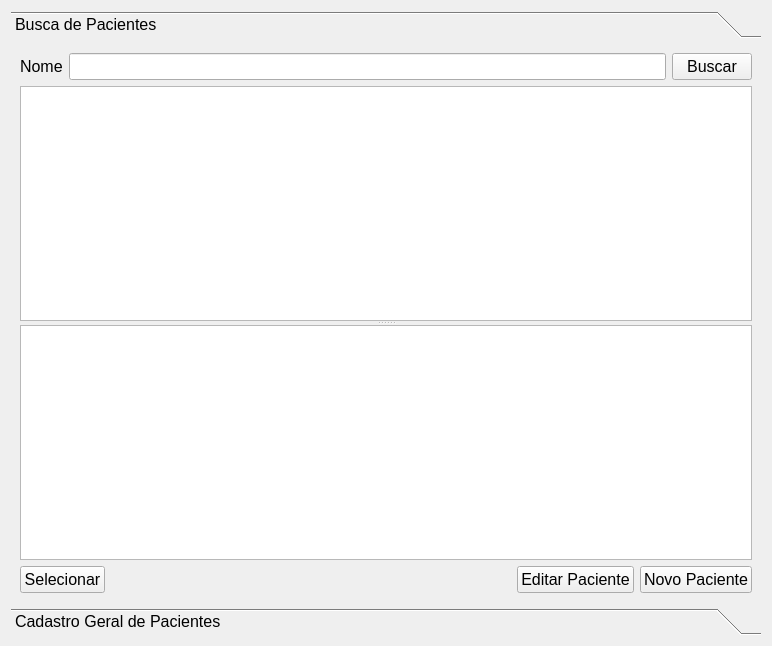
<?xml version="1.0" encoding="UTF-8"?>
<ui version="4.0">
 <class>Patient</class>
 <widget class="QWidget" name="Patient">
  <property name="geometry">
   <rect>
    <x>0</x>
    <y>0</y>
    <width>772</width>
    <height>646</height>
   </rect>
  </property>
  <property name="font">
   <font>
    <pointsize>12</pointsize>
   </font>
  </property>
  <property name="windowTitle">
   <string>Form</string>
  </property>
  <layout class="QGridLayout" name="gridLayout">
   <item row="0" column="0">
    <widget class="QToolBox" name="toolBox">
     <property name="frameShape">
      <enum>QFrame::NoFrame</enum>
     </property>
     <property name="frameShadow">
      <enum>QFrame::Plain</enum>
     </property>
     <property name="currentIndex">
      <number>0</number>
     </property>
     <widget class="QWidget" name="Page1">
      <property name="geometry">
       <rect>
        <x>0</x>
        <y>0</y>
        <width>754</width>
        <height>562</height>
       </rect>
      </property>
      <attribute name="label">
       <string>Busca de Pacientes</string>
      </attribute>
      <layout class="QGridLayout" name="gridLayout_3">
       <item row="0" column="0">
        <layout class="QHBoxLayout" name="horizontalLayout_4">
         <item>
          <widget class="QLabel" name="lb_nomeP">
           <property name="text">
            <string>Nome</string>
           </property>
          </widget>
         </item>
         <item>
          <widget class="QLineEdit" name="le_filtro_paciente"/>
         </item>
         <item>
          <widget class="QPushButton" name="pb_paciente">
           <property name="text">
            <string>Buscar</string>
           </property>
          </widget>
         </item>
        </layout>
       </item>
       <item row="1" column="0">
        <widget class="QSplitter" name="splitter">
         <property name="orientation">
          <enum>Qt::Vertical</enum>
         </property>
         <widget class="QListView" name="lv_pacientesFiltrados"/>
         <widget class="QTableView" name="tv_selectedPatient"/>
        </widget>
       </item>
       <item row="2" column="0">
        <layout class="QHBoxLayout" name="horizontalLayout_5">
         <item>
          <widget class="QPushButton" name="pb_selPatient">
           <property name="text">
            <string>Selecionar</string>
           </property>
          </widget>
         </item>
         <item>
          <spacer name="horizontalSpacer">
           <property name="orientation">
            <enum>Qt::Horizontal</enum>
           </property>
           <property name="sizeHint" stdset="0">
            <size>
             <width>40</width>
             <height>20</height>
            </size>
           </property>
          </spacer>
         </item>
         <item>
          <widget class="QPushButton" name="pb_EditPatient">
           <property name="text">
            <string>Editar Paciente</string>
           </property>
          </widget>
         </item>
         <item>
          <widget class="QPushButton" name="pb_NewPatient">
           <property name="text">
            <string>Novo Paciente</string>
           </property>
          </widget>
         </item>
        </layout>
       </item>
      </layout>
     </widget>
     <widget class="QWidget" name="page_2">
      <property name="geometry">
       <rect>
        <x>0</x>
        <y>0</y>
        <width>754</width>
        <height>562</height>
       </rect>
      </property>
      <attribute name="label">
       <string>Cadastro Geral de Pacientes</string>
      </attribute>
      <layout class="QGridLayout" name="gridLayout_2">
       <item row="0" column="0" colspan="3">
        <layout class="QHBoxLayout" name="horizontalLayout">
         <item>
          <widget class="QLabel" name="label_nomeP_10">
           <property name="font">
            <font>
             <pointsize>12</pointsize>
            </font>
           </property>
           <property name="text">
            <string>Nome:</string>
           </property>
           <property name="buddy">
            <cstring>lineEdit_nomeP_4</cstring>
           </property>
          </widget>
         </item>
         <item>
          <widget class="QLineEdit" name="lineEdit_nomeP_9"/>
         </item>
         <item>
          <widget class="QLabel" name="label_prontP_11">
           <property name="font">
            <font>
             <pointsize>12</pointsize>
            </font>
           </property>
           <property name="text">
            <string>Prontuário</string>
           </property>
           <property name="buddy">
            <cstring>lineEdit_prontP_7</cstring>
           </property>
          </widget>
         </item>
         <item>
          <widget class="QLineEdit" name="lineEdit_prontP_12">
           <property name="enabled">
            <bool>false</bool>
           </property>
           <property name="sizePolicy">
            <sizepolicy hsizetype="Minimum" vsizetype="Minimum">
             <horstretch>0</horstretch>
             <verstretch>0</verstretch>
            </sizepolicy>
           </property>
          </widget>
         </item>
        </layout>
       </item>
       <item row="1" column="0">
        <layout class="QVBoxLayout" name="verticalLayout_2">
         <item>
          <layout class="QHBoxLayout" name="horizontalLayout_93">
           <item>
            <widget class="QLabel" name="label_profissP_3">
             <property name="font">
              <font>
               <pointsize>12</pointsize>
              </font>
             </property>
             <property name="text">
              <string>Profissão:</string>
             </property>
             <property name="buddy">
              <cstring>lineEdit_profissP</cstring>
             </property>
            </widget>
           </item>
           <item>
            <widget class="QLineEdit" name="lineEdit_profissP_3"/>
           </item>
          </layout>
         </item>
         <item>
          <layout class="QHBoxLayout" name="horizontalLayout_70">
           <item>
            <widget class="QLabel" name="label_rgP_3">
             <property name="font">
              <font>
               <pointsize>12</pointsize>
              </font>
             </property>
             <property name="text">
              <string>RG:</string>
             </property>
             <property name="buddy">
              <cstring>lineEdit_rgP</cstring>
             </property>
            </widget>
           </item>
           <item>
            <widget class="QLineEdit" name="lineEdit_rgP_3"/>
           </item>
          </layout>
         </item>
        </layout>
       </item>
       <item row="1" column="1" colspan="2">
        <layout class="QVBoxLayout" name="verticalLayout">
         <item>
          <layout class="QHBoxLayout" name="horizontalLayout_95">
           <item>
            <widget class="QLabel" name="label_procedP_3">
             <property name="font">
              <font>
               <pointsize>12</pointsize>
              </font>
             </property>
             <property name="text">
              <string>Procedência:</string>
             </property>
             <property name="buddy">
              <cstring>lineEdit_procedP</cstring>
             </property>
            </widget>
           </item>
           <item>
            <widget class="QLineEdit" name="lineEdit_procedP_3"/>
           </item>
          </layout>
         </item>
         <item>
          <layout class="QHBoxLayout" name="horizontalLayout_71">
           <item>
            <widget class="QLabel" name="label_provP_3">
             <property name="font">
              <font>
               <pointsize>12</pointsize>
              </font>
             </property>
             <property name="text">
              <string>Proveniência:</string>
             </property>
             <property name="buddy">
              <cstring>lineEdit_provP</cstring>
             </property>
            </widget>
           </item>
           <item>
            <widget class="QLineEdit" name="lineEdit_provP_3"/>
           </item>
          </layout>
         </item>
        </layout>
       </item>
       <item row="2" column="0" colspan="3">
        <layout class="QHBoxLayout" name="horizontalLayout_2">
         <item>
          <layout class="QHBoxLayout" name="horizontalLayout_78">
           <item>
            <widget class="QLabel" name="label_sexoP_3">
             <property name="font">
              <font>
               <pointsize>12</pointsize>
              </font>
             </property>
             <property name="text">
              <string>Sexo:</string>
             </property>
             <property name="buddy">
              <cstring>comboBox_sexoP</cstring>
             </property>
            </widget>
           </item>
           <item>
            <widget class="QComboBox" name="comboBox_sexoP_3">
             <property name="currentIndex">
              <number>-1</number>
             </property>
             <item>
              <property name="text">
               <string>Masculino</string>
              </property>
             </item>
             <item>
              <property name="text">
               <string>Feminino</string>
              </property>
             </item>
            </widget>
           </item>
           <item>
            <widget class="QLabel" name="label_tpSangP_3">
             <property name="font">
              <font>
               <pointsize>12</pointsize>
              </font>
             </property>
             <property name="text">
              <string> Tipo Sang.:</string>
             </property>
             <property name="buddy">
              <cstring>comboBox_tpSangP</cstring>
             </property>
            </widget>
           </item>
           <item>
            <widget class="QComboBox" name="comboBox_tpSangP_3">
             <property name="currentIndex">
              <number>-1</number>
             </property>
             <item>
              <property name="text">
               <string>O-</string>
              </property>
             </item>
             <item>
              <property name="text">
               <string>O+</string>
              </property>
             </item>
             <item>
              <property name="text">
               <string>A-</string>
              </property>
             </item>
             <item>
              <property name="text">
               <string>A+</string>
              </property>
             </item>
             <item>
              <property name="text">
               <string>B-</string>
              </property>
             </item>
             <item>
              <property name="text">
               <string>B+</string>
              </property>
             </item>
             <item>
              <property name="text">
               <string>AB-</string>
              </property>
             </item>
             <item>
              <property name="text">
               <string>AB+</string>
              </property>
             </item>
            </widget>
           </item>
          </layout>
         </item>
         <item>
          <layout class="QHBoxLayout" name="horizontalLayout_69">
           <item>
            <widget class="QLabel" name="label_dataNP_7">
             <property name="font">
              <font>
               <pointsize>12</pointsize>
              </font>
             </property>
             <property name="text">
              <string>Data de Nascimento:</string>
             </property>
             <property name="buddy">
              <cstring>lineEdit_dataNP_2</cstring>
             </property>
            </widget>
           </item>
           <item>
            <widget class="QLineEdit" name="lineEdit_dataNP_7">
             <property name="echoMode">
              <enum>QLineEdit::Normal</enum>
             </property>
            </widget>
           </item>
          </layout>
         </item>
         <item>
          <layout class="QHBoxLayout" name="horizontalLayout_72">
           <item>
            <widget class="QLabel" name="label_IdadeP_7">
             <property name="font">
              <font>
               <pointsize>12</pointsize>
              </font>
             </property>
             <property name="text">
              <string>Idade:</string>
             </property>
             <property name="buddy">
              <cstring>lineEdit_idadeP_2</cstring>
             </property>
            </widget>
           </item>
           <item>
            <widget class="QLineEdit" name="lineEdit_idadeP_7">
             <property name="enabled">
              <bool>false</bool>
             </property>
             <property name="readOnly">
              <bool>true</bool>
             </property>
            </widget>
           </item>
          </layout>
         </item>
        </layout>
       </item>
       <item row="3" column="0" colspan="3">
        <layout class="QHBoxLayout" name="horizontalLayout_3">
         <item>
          <layout class="QHBoxLayout" name="horizontalLayout_73">
           <item>
            <widget class="QLabel" name="label_racaP_3">
             <property name="font">
              <font>
               <pointsize>12</pointsize>
              </font>
             </property>
             <property name="text">
              <string> Raça: </string>
             </property>
             <property name="buddy">
              <cstring>lineEdit_racaP_2</cstring>
             </property>
            </widget>
           </item>
           <item>
            <widget class="QLineEdit" name="lineEdit_racaP_3">
             <property name="echoMode">
              <enum>QLineEdit::Normal</enum>
             </property>
            </widget>
           </item>
          </layout>
         </item>
         <item>
          <layout class="QHBoxLayout" name="horizontalLayout_97">
           <item>
            <widget class="QLabel" name="label_religiaoP_3">
             <property name="font">
              <font>
               <pointsize>12</pointsize>
              </font>
             </property>
             <property name="text">
              <string>Crença/Religião:</string>
             </property>
             <property name="buddy">
              <cstring>lineEdit_religiaoP</cstring>
             </property>
            </widget>
           </item>
           <item>
            <widget class="QLineEdit" name="lineEdit_religiaoP_3"/>
           </item>
          </layout>
         </item>
         <item>
          <layout class="QHBoxLayout" name="horizontalLayout_94">
           <item>
            <widget class="QLabel" name="label_estadoCivilP_3">
             <property name="font">
              <font>
               <pointsize>12</pointsize>
              </font>
             </property>
             <property name="text">
              <string>Estado civil:</string>
             </property>
             <property name="buddy">
              <cstring>comboBox_estadoCivP</cstring>
             </property>
            </widget>
           </item>
           <item>
            <widget class="QComboBox" name="comboBox_estadoCivP_3">
             <property name="sizePolicy">
              <sizepolicy hsizetype="Expanding" vsizetype="Fixed">
               <horstretch>0</horstretch>
               <verstretch>0</verstretch>
              </sizepolicy>
             </property>
            </widget>
           </item>
          </layout>
         </item>
        </layout>
       </item>
       <item row="4" column="0" colspan="3">
        <layout class="QHBoxLayout" name="horizontalLayout_98">
         <item>
          <widget class="QLabel" name="label_EndeP_3">
           <property name="font">
            <font>
             <pointsize>12</pointsize>
            </font>
           </property>
           <property name="text">
            <string>Endereço:</string>
           </property>
           <property name="buddy">
            <cstring>lineEdit_enderecoP</cstring>
           </property>
          </widget>
         </item>
         <item>
          <widget class="QLineEdit" name="lineEdit_enderecoP_3"/>
         </item>
        </layout>
       </item>
       <item row="5" column="0" colspan="3">
        <layout class="QHBoxLayout" name="horizontalLayout_99">
         <item>
          <widget class="QLabel" name="label_telP_3">
           <property name="font">
            <font>
             <pointsize>12</pointsize>
            </font>
           </property>
           <property name="text">
            <string>Telefones:</string>
           </property>
           <property name="buddy">
            <cstring>lineEdit_telRP_2</cstring>
           </property>
          </widget>
         </item>
         <item>
          <widget class="QLineEdit" name="lineEdit_telRP_3">
           <property name="toolTip">
            <string>Residencial</string>
           </property>
           <property name="whatsThis">
            <string/>
           </property>
           <property name="inputMethodHints">
            <set>Qt::ImhFormattedNumbersOnly</set>
           </property>
           <property name="inputMask">
            <string/>
           </property>
           <property name="text">
            <string/>
           </property>
           <property name="placeholderText">
            <string>Residencial</string>
           </property>
          </widget>
         </item>
         <item>
          <widget class="QLineEdit" name="lineEdit_telRCP_3">
           <property name="toolTip">
            <string>Comercial</string>
           </property>
           <property name="text">
            <string/>
           </property>
           <property name="placeholderText">
            <string>Comercial</string>
           </property>
          </widget>
         </item>
         <item>
          <widget class="QLineEdit" name="lineEdit_telRCellP_3">
           <property name="toolTip">
            <string>Celular</string>
           </property>
           <property name="text">
            <string/>
           </property>
           <property name="placeholderText">
            <string>Celular</string>
           </property>
          </widget>
         </item>
        </layout>
       </item>
       <item row="6" column="0" colspan="3">
        <layout class="QHBoxLayout" name="horizontalLayout_96">
         <item>
          <widget class="QLabel" name="label_alergiaP_3">
           <property name="font">
            <font>
             <pointsize>12</pointsize>
            </font>
           </property>
           <property name="text">
            <string>Alergias:</string>
           </property>
           <property name="buddy">
            <cstring>lineEdit_alergiaP</cstring>
           </property>
          </widget>
         </item>
         <item>
          <widget class="QLineEdit" name="lineEdit_alergiaP_3"/>
         </item>
        </layout>
       </item>
       <item row="7" column="0" rowspan="2" colspan="2">
        <layout class="QVBoxLayout" name="verticalLayout_3">
         <item>
          <widget class="QLabel" name="lb_obsrCpac">
           <property name="font">
            <font>
             <pointsize>12</pointsize>
            </font>
           </property>
           <property name="text">
            <string>Observações:</string>
           </property>
           <property name="buddy">
            <cstring>lineEdit_alergiaP</cstring>
           </property>
          </widget>
         </item>
         <item>
          <widget class="QPlainTextEdit" name="pT_obsP_2">
           <property name="font">
            <font>
             <pointsize>12</pointsize>
            </font>
           </property>
           <property name="cursor" stdset="0">
            <cursorShape>IBeamCursor</cursorShape>
           </property>
           <property name="contextMenuPolicy">
            <enum>Qt::DefaultContextMenu</enum>
           </property>
           <property name="inputMethodHints">
            <set>Qt::ImhNone</set>
           </property>
           <property name="frameShadow">
            <enum>QFrame::Raised</enum>
           </property>
           <property name="horizontalScrollBarPolicy">
            <enum>Qt::ScrollBarAlwaysOff</enum>
           </property>
           <property name="plainText">
            <string/>
           </property>
           <property name="overwriteMode">
            <bool>true</bool>
           </property>
           <property name="textInteractionFlags">
            <set>Qt::TextEditorInteraction</set>
           </property>
           <property name="backgroundVisible">
            <bool>false</bool>
           </property>
           <property name="centerOnScroll">
            <bool>false</bool>
           </property>
          </widget>
         </item>
        </layout>
       </item>
       <item row="7" column="2">
        <spacer name="verticalSpacer_2">
         <property name="orientation">
          <enum>Qt::Vertical</enum>
         </property>
         <property name="sizeHint" stdset="0">
          <size>
           <width>101</width>
           <height>191</height>
          </size>
         </property>
        </spacer>
       </item>
       <item row="8" column="2">
        <layout class="QVBoxLayout" name="verticalLayout_4">
         <item>
          <widget class="QPushButton" name="pb_saveCPatient">
           <property name="text">
            <string>Salvar</string>
           </property>
          </widget>
         </item>
         <item>
          <widget class="QPushButton" name="pb_saveAndIntake">
           <property name="text">
            <string>Salvar e Admitir</string>
           </property>
          </widget>
         </item>
         <item>
          <widget class="QPushButton" name="pb_discardPatient">
           <property name="text">
            <string>Descartar</string>
           </property>
          </widget>
         </item>
        </layout>
       </item>
      </layout>
     </widget>
    </widget>
   </item>
  </layout>
 </widget>
 <resources/>
 <connections/>
</ui>
